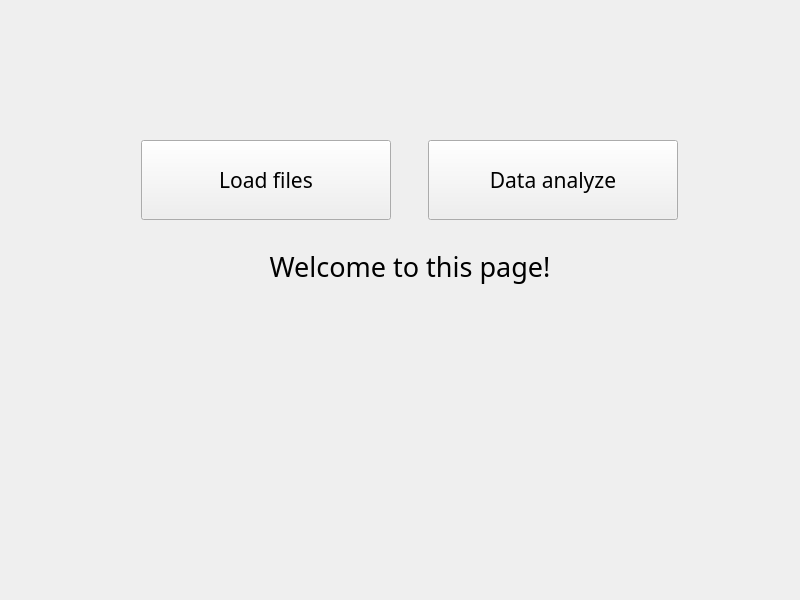
<?xml version="1.0" encoding="UTF-8"?>
<ui version="4.0">
 <class>Widget</class>
 <widget class="QWidget" name="Widget">
  <property name="geometry">
   <rect>
    <x>0</x>
    <y>0</y>
    <width>800</width>
    <height>600</height>
   </rect>
  </property>
  <property name="sizePolicy">
   <sizepolicy hsizetype="Maximum" vsizetype="Maximum">
    <horstretch>0</horstretch>
    <verstretch>0</verstretch>
   </sizepolicy>
  </property>
  <property name="minimumSize">
   <size>
    <width>800</width>
    <height>600</height>
   </size>
  </property>
  <property name="maximumSize">
   <size>
    <width>800</width>
    <height>600</height>
   </size>
  </property>
  <property name="windowTitle">
   <string>Widget</string>
  </property>
  <widget class="QWidget" name="verticalLayoutWidget">
   <property name="geometry">
    <rect>
     <x>110</x>
     <y>140</y>
     <width>1116</width>
     <height>381</height>
    </rect>
   </property>
   <layout class="QVBoxLayout" name="verticalLayout">
    <property name="sizeConstraint">
     <enum>QLayout::SetMaximumSize</enum>
    </property>
    <item>
     <layout class="QHBoxLayout" name="horizontalLayout">
      <item>
       <widget class="QPushButton" name="pushButton">
        <property name="minimumSize">
         <size>
          <width>250</width>
          <height>80</height>
         </size>
        </property>
        <property name="maximumSize">
         <size>
          <width>250</width>
          <height>80</height>
         </size>
        </property>
        <property name="font">
         <font>
          <family>Berlin Sans FB</family>
          <pointsize>16</pointsize>
         </font>
        </property>
        <property name="text">
         <string>Load files</string>
        </property>
       </widget>
      </item>
      <item>
       <widget class="QPushButton" name="pushButton_2">
        <property name="minimumSize">
         <size>
          <width>250</width>
          <height>80</height>
         </size>
        </property>
        <property name="maximumSize">
         <size>
          <width>250</width>
          <height>80</height>
         </size>
        </property>
        <property name="font">
         <font>
          <family>Berlin Sans FB</family>
          <pointsize>16</pointsize>
         </font>
        </property>
        <property name="text">
         <string>Data analyze</string>
        </property>
       </widget>
      </item>
     </layout>
    </item>
    <item>
     <widget class="QLabel" name="label">
      <property name="minimumSize">
       <size>
        <width>600</width>
        <height>80</height>
       </size>
      </property>
      <property name="maximumSize">
       <size>
        <width>600</width>
        <height>80</height>
       </size>
      </property>
      <property name="font">
       <font>
        <family>Berlin Sans FB Demi</family>
        <pointsize>20</pointsize>
       </font>
      </property>
      <property name="text">
       <string>Welcome to this page!</string>
      </property>
      <property name="textFormat">
       <enum>Qt::AutoText</enum>
      </property>
      <property name="alignment">
       <set>Qt::AlignCenter</set>
      </property>
     </widget>
    </item>
   </layout>
  </widget>
 </widget>
 <resources/>
 <connections/>
</ui>
